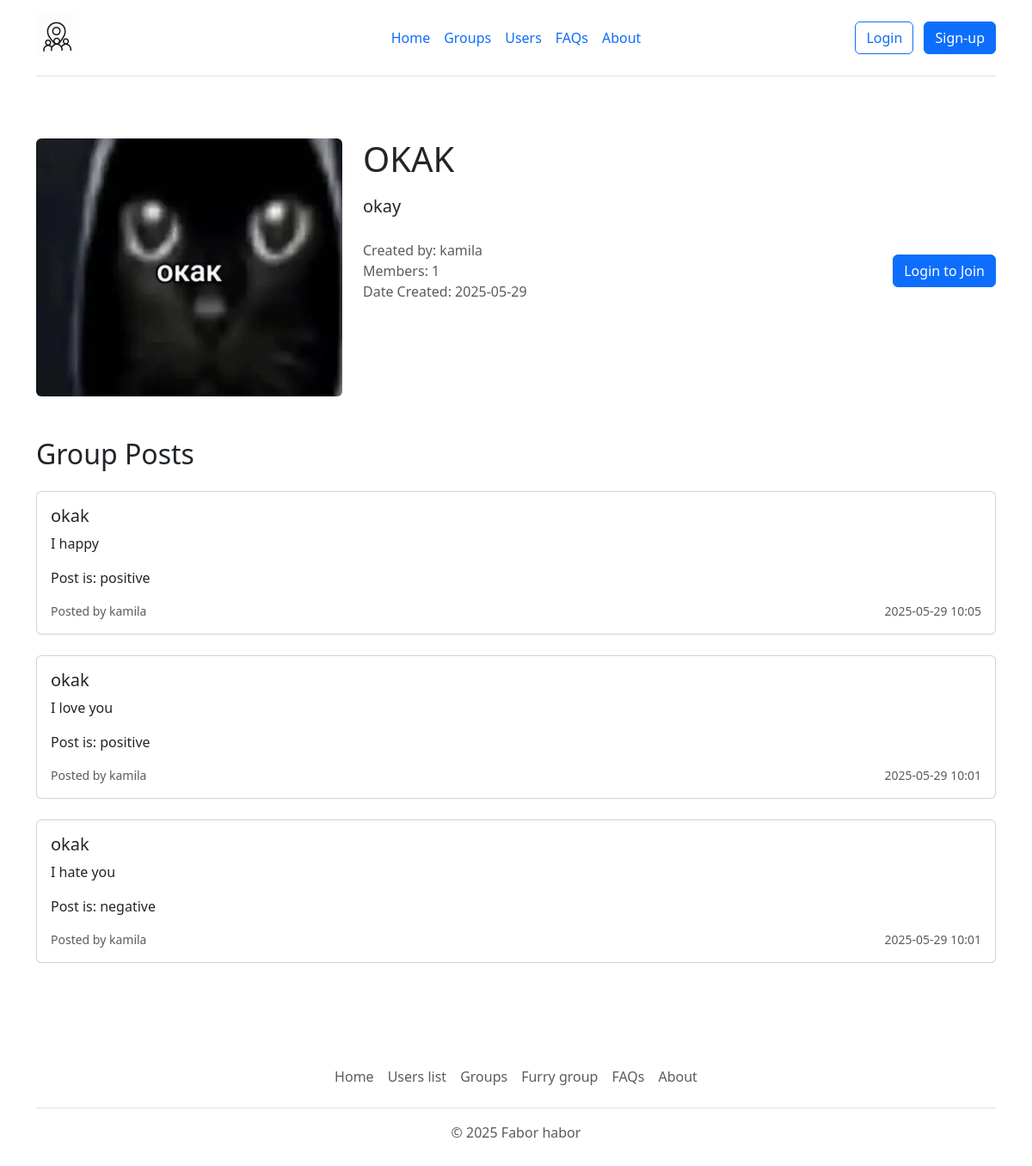
The page /group/1 on the database its author committed.
### app.py (models this page shows, shortened)
class Group(db.Model):
    id = db.Column(db.Integer, primary_key=True)
    name = db.Column(db.String(100), nullable=False)
    description = db.Column(db.Text)
    admin_id = db.Column(db.Integer, db.ForeignKey('user.id'), nullable=False)
    image = db.Column(db.String(20), nullable=False, default='default.jpg')
    date_created = db.Column(db.DateTime, nullable=False, default=datetime.utcnow)
    posts = db.relationship('Post', backref='group', lazy=True)
    members = db.relationship('User', secondary=group_members, backref=db.backref('groups', lazy='dynamic'))

class User(db.Model):
    id = db.Column(db.Integer, primary_key=True)
    username = db.Column(db.String(20), unique=True, nullable=False)
    email = db.Column(db.String(256), unique=True, nullable=False)
    location = db.Column(db.String(20))
    image_profile = db.Column(db.String(20), nullable=False, default='default.jpg')
    password = db.Column(db.String(60), nullable=False)
    date_created = db.Column(db.DateTime, nullable=False, default=datetime.utcnow)
    posts = db.relationship('Post', backref='author', lazy=True)
    groups_admin = db.relationship('Group', backref='admin', lazy=True)

class Post(db.Model):
    id = db.Column(db.Integer, primary_key=True)
    title = db.Column(db.String(100), nullable=False)
    date_posted = db.Column(db.DateTime, nullable=False, default=datetime.utcnow)
    content = db.Column(db.Text, nullable=False)
    user_id = db.Column(db.Integer, db.ForeignKey('user.id'), nullable=False)
    group_id = db.Column(db.Integer, db.ForeignKey('group.id'), nullable=False)
    image = db.Column(db.String(20), nullable=False, default='default.jpg')
    sentimental = db.Column(db.String(100), default="neutral")

### app.py (the view)
@app.route('/group/<int:group_id>')
def group_page(group_id):
    group = Group.query.get_or_404(group_id)
    posts = Post.query.filter_by(group_id=group.id).order_by(Post.date_posted.desc()).all()
    is_member = False
    post_form = None
    if 'user_id' in session:
        user = User.query.get(session['user_id'])
        is_member = user in group.members
        if is_member:
            post_form = PostForm()
    return render_template('group_page.html',
                         group=group,
                         posts=posts,
                         is_member=is_member,
                         post_form=post_form)

### templates/group_page.html (shortened to what this page needs)
{% extends 'base.html' %}
{% block content %}
<div class="container py-5">
    <div class="row mb-5">
        <div class="col-md-4">
            <img src="/static/group_images/{{ group.image }}"
                 class="img-fluid rounded"
                 alt="{{ group.name }}"
                 style="width: 100%; height: 300px; object-fit: cover;">
        </div>
        <div class="col-md-8">
            <h1 class="mb-3">{{ group.name }}</h1>
            <p class="lead mb-4">{{ group.description }}</p>
            <div class="d-flex justify-content-between align-items-center">
                <div>
                    <p class="text-muted mb-0">Created by: {{ group.admin.username }}</p>
                    <p class="text-muted mb-0">Members: {{ group.members|length }}</p>
                    <p class="text-muted mb-0">Date Created: {{ group.date_created.strftime('%Y-%m-%d') }}</p>
                </div>
                {% if session.get('user_id') %}
                    {% if not is_member %}
                    <form action="{{ url_for('join_group', group_id=group.id) }}" method="post">
                        <button type="submit" class="btn btn-primary">Join Group</button>
                    </form>
                    {% else %}
                    <form action="{{ url_for('leave_group', group_id=group.id) }}" method="post">
                        <button type="submit" class="btn btn-danger">Leave Group</button>
                    </form>
                    {% endif %}
                {% else %}
                    <a href="{{ url_for('login') }}" class="btn btn-primary">Login to Join</a>
                {% endif %}
            </div>
        </div>
    </div>
    <div class="row">
        <div class="col-12">
            <h2 class="mb-4">Group Posts</h2>
            {% for post in posts %}
            <div class="card mb-4">
                <div class="card-body">
                    <h5 class="card-title">{{ post.title }}</h5>
                    <p class="card-text">{{ post.content }}</p>
                    <p class="card-text">Post is: {{ post.sentimental }}</p>
                    <div class="d-flex justify-content-between align-items-center">
                        <small class="text-muted">Posted by {{ post.author.username }}</small>
                        <small class="text-muted">{{ post.date_posted.strftime('%Y-%m-%d %H:%M') }}</small>
                    </div>
                </div>
            </div>
            {% endfor %}
        </div>
    </div>
</div>
{% include 'footer.html'%}
{% endblock %}

### rows shown on the page
Group: image (picture), name "OKAK", description "okay", date_created "2025-05-29"
User: admin.username "kamila"
Post: title "okak", content "I happy", sentimental "positive", author.username "kamila", date_posted "2025-05-29 10:05"
Post: title "okak", content "I love you", sentimental "positive", author.username "kamila", date_posted "2025-05-29 10:01"
Post: title "okak", content "I hate you", sentimental "negative", author.username "kamila", date_posted "2025-05-29 10:01"

### other values the page prints
{{ group.members|length }} "1"
